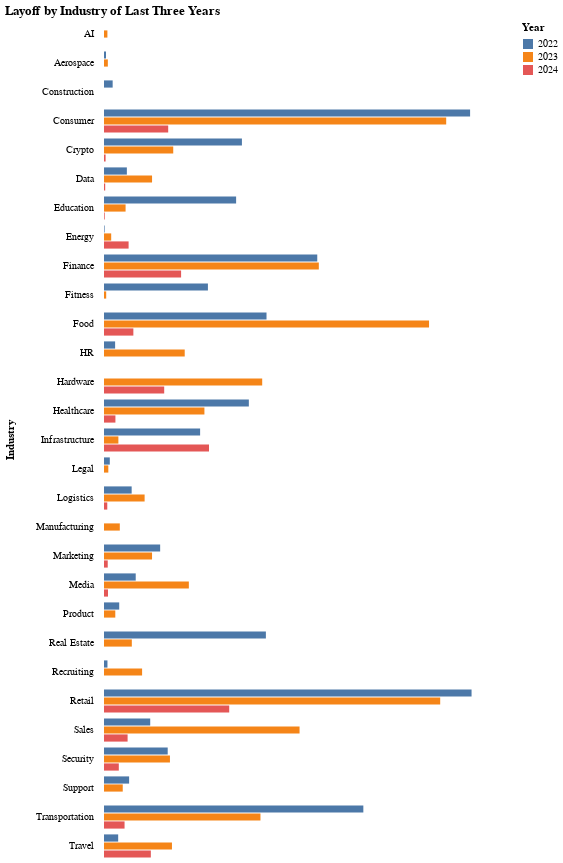

Notebook cell for this chart:
### Code cell
from IPython.display import display, HTML

industries = [None] + df['Industry'].unique().tolist()
labels = ['All'] + df['Industry'].unique().tolist()
industry_dropdown = alt.binding_select(options=industries, name='Industry: ')

# Define the selection to use the drop-down menu
selection = alt.selection_single(fields=['Industry'], bind=industry_dropdown)

chart_year = alt.Chart(df).mark_bar().encode(
    row=alt.Row("Industry:O", header=alt.Header(labelAngle=0, labelAlign='left'), spacing=5),
    y=alt.Y('Year:O', title=None, axis=None),
    x=alt.X('sum(Layoffs):Q', title='Total Layoffs', axis=None),
    color=alt.Color('Year:O', legend=alt.Legend(title="Year"), scale=alt.Scale(scheme='tableau10')),
    opacity=alt.condition(selection, alt.value(1), alt.value(0.2)),
    tooltip=[alt.Tooltip('Industry:N'),alt.Tooltip('Year:O'),alt.Tooltip('sum(Layoffs):Q', title='Layoffs')]
).transform_filter(
    alt.FieldOneOfPredicate(field='Year', oneOf=[2022, 2023, 2024])  # Filter to include only the years 2022 to 2024
).add_selection(
    selection
).properties(
    height=alt.Step(8),
    title="Layoff by Industry of Last Three Years"
).configure_view(
    stroke=None
)

display(HTML("""
<style>
form.vega-bindings {
  position: absolute;
  left: 300px;
  top: 0px;
  color: black;
}
</style>
"""))

chart_year

### Figure 1 — Vega-Lite specification as saved in the notebook (floating-point values rounded to 4 significant figures; data arrays with more than 128 entries replaced by an {"elided": "..."} marker saying what was removed)
{"config": {"view": {"continuousWidth": 400, "continuousHeight": 300, "stroke": null}}, "data": {"name": "data-0d46b7c1c2da32eac30ee4670c24f998"}, "mark": "bar", "encoding": {"color": {"field": "Year", "legend": {"title": "Year"}, "scale": {"scheme": "tableau10"}, "type": "ordinal"}, "opacity": {"condition": {"value": 1, "selection": "selector003"}, "value": 0.2}, "row": {"field": "Industry", "header": {"labelAlign": "left", "labelAngle": 0}, "spacing": 5, "type": "ordinal"}, "tooltip": [{"field": "Industry", "type": "nominal"}, {"field": "Year", "type": "ordinal"}, {"aggregate": "sum", "field": "Layoffs", "title": "Layoffs", "type": "quantitative"}], "x": {"aggregate": "sum", "axis": null, "field": "Layoffs", "title": "Total Layoffs", "type": "quantitative"}, "y": {"axis": null, "field": "Year", "title": null, "type": "ordinal"}}, "height": {"step": 8}, "selection": {"selector003": {"type": "single", "fields": ["Industry"], "bind": {"input": "select", "options": [null, "Consumer", "Travel", "Finance", "Retail", "Transportation", "Food", "Infrastructure", "Energy", "Crypto", "Sales", "Healthcare", "Education", "Security", "Media", "Logistics", "Marketing", "Data", "Hardware", "Product", "AI", "HR", "Recruiting", "Real Estate", "Manufacturing", "Aerospace", "Support", "Fitness", "Legal", "Construction"], "name": "Industry: "}}}, "title": "Layoff by Industry of Last Three Years", "transform": [{"filter": {"field": "Year", "oneOf": [2022, 2023, 2024]}}], "$schema": "https://vega.github.io/schema/vega-lite/v4.17.0.json", "datasets": {"data-0d46b7c1c2da32eac30ee4670c24f998": {"elided": "1386 records"}}}
